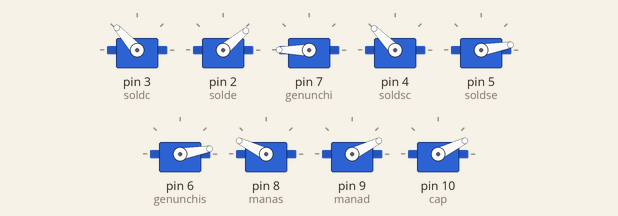
The sketch below on a simulated Arduino Uno, built with avr-gcc and run on an emulated ATmega328P. Shown: 9 × servo.

Above: at 0.4 s.
At 4.9 s:
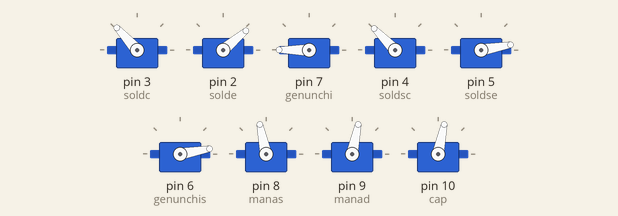
At 9.2 s:
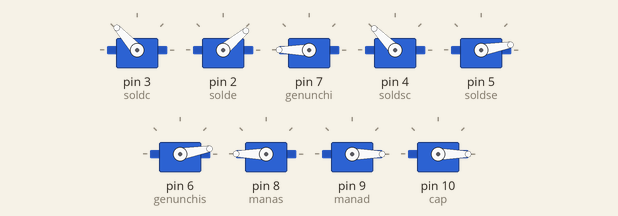
At 13.78 s:
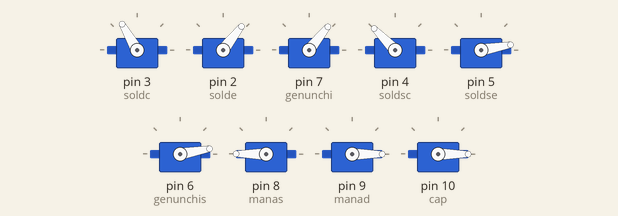
At 26.52 s:
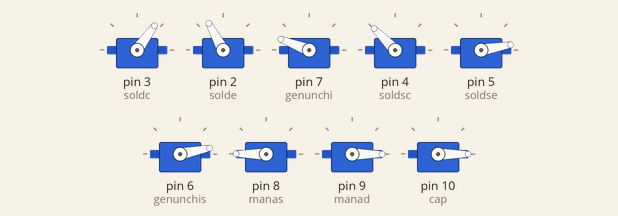
At 39.27 s:
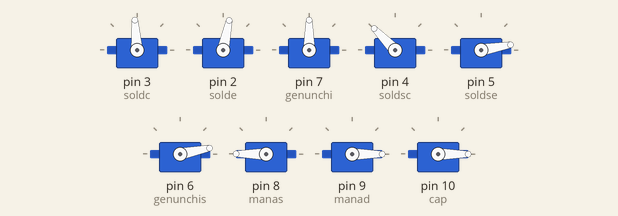
Timing chart, 0 to 40.0 s (numbered marks = the images above):
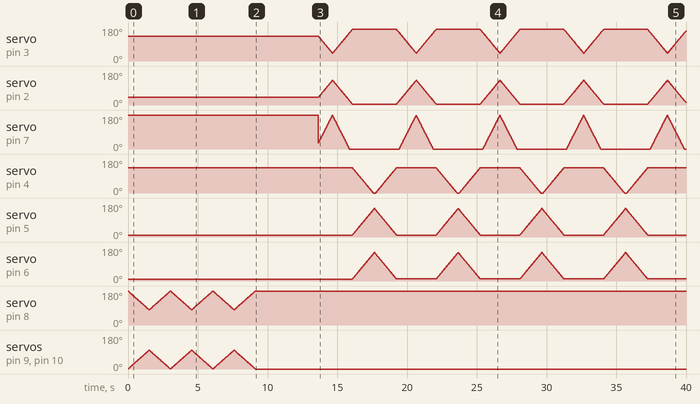

The sketch:

Mers.ino
```cpp
#include <Servo.h>
Servo soldc;
Servo solde;
Servo genunchi;
Servo talpa1;
Servo talpa2;
Servo soldsc;
Servo soldse;
Servo genunchis;
Servo talpa1s;
Servo talpa2s;
Servo manas;
Servo manad;
Servo cap;
int x = 0;
int y = 40;
int z = 132;
float d = 30;
float talp = 10;
int pos=0;
int q=0;
//--------------
int a = 10;
int b = 134;
float c = 0;
float other = 50;
int pasi = 0;
void setup()
{
  soldc.attach(3);
  solde.attach(2);
  genunchi.attach(7);
  soldsc.attach(4);
  soldse.attach(5);
  genunchis.attach(6);
  manas.attach(8);
  manad.attach(9);
  cap.attach(10);
  //------------------------------------------------------------------------------
 genunchi.write(180);
 soldc.write(132);
  solde.write(40);
  genunchis.write(10);
  soldsc.write(134);
  soldse.write(10);
  talpa1s.write(50);
 publi();
  delay(4500);
}
void loop()
{
  if (pasi < 10) {
    while (x < 91) {
      x++;
      y++;+
      z--;
      d = d + 1.64;
      talp -= 0.45;
      genunchi.write(d);
      delay(8);
      soldc.write(z);
      solde.write(y);
      delay(3);
    }
        while (x > -35) {
      x--;
      y--;
      z++;
      d = d - 1.64;
      talp += 0.45;
      genunchi.write(d);
      delay(8);
      soldc.write(z);
      solde.write(y);
      delay(3);
    }
    while (pos < 141) {
        genunchis.write(a);
        pos++;
        a++;
        b--;
        c = c + 2.5;
        other -= 0.25;
        delay(8);
        soldsc.write(b);
        soldse.write(a);
        delay(3);
      }
       while (pos > 0) {
          genunchis.write(a);
          pos--;
          a--;
          b++;
          c = c - 2.4;
          other += 0.25;
          delay(8);
          soldsc.write(b);
          soldse.write(a);
          delay(3);
        }
     pasi++;
  }
  else {
  genunchi.write(180);
  soldc.write(132);
  solde.write(40);
  talpa1.write(70);
  genunchis.write(10);
  soldsc.write(134);
  soldse.write(10);
  talpa1s.write(50);
  }

}
void publi(){
for(int r=0;r<=2;r++){
  while(q<100)
  {
    q++;
    manas.write(180-q);
    manad.write(q);
    cap.write(q);
    delay(15);
  }
  while(q>0)
  {
    q--;
    manas.write(180-q);
    manad.write(q);
    cap.write(q);
    delay(15);
  }
  }
}
```
